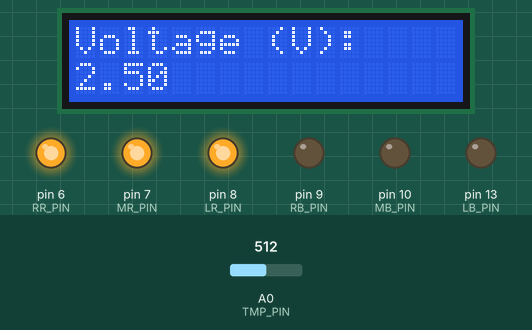
A sketch run on a simulated Arduino Uno, built with avr-gcc and run on an emulated ATmega328P. On the bench: 16×2 character LCD, output pins drawn as LEDs (lit = HIGH). Inputs (shaded band) come from the test bench; at power-on: A0 (TMP_PIN) = 512. What the sketch prints to the serial monitor is not drawn.

Above: at 2.2 s.
2.3 s: A0 (TMP_PIN) set to 183
At 10.0 s:
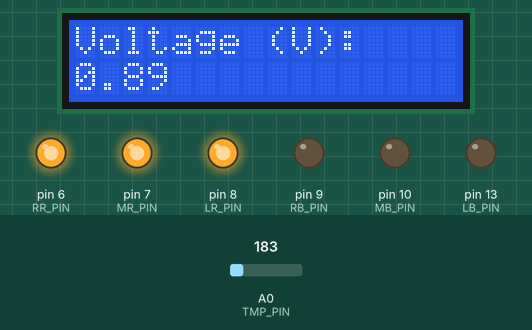
10.5 s: A0 (TMP_PIN) set to 175
At 19.9 s:
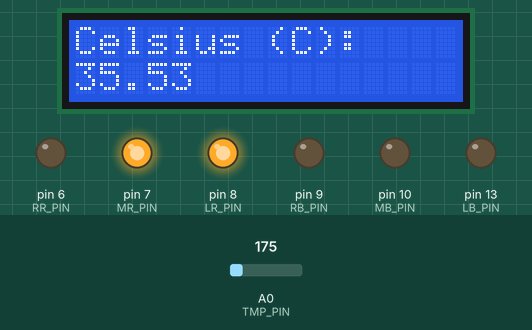
24.2 s: A0 (TMP_PIN) set to 122
At 29.7 s:
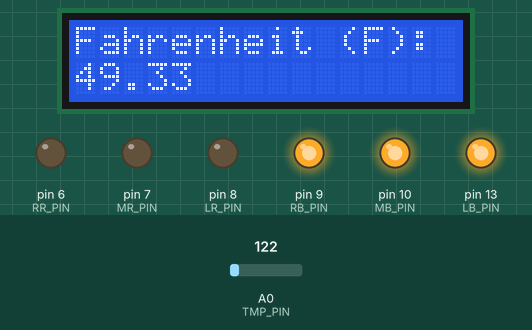
Timing chart, 0 to 31.2 s (numbered marks = the images above; inputs shaded):
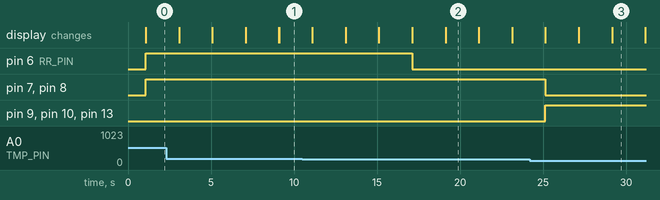

The sketch:

TemperatureStation.ino
```cpp
class Temperature {
  private:
  const float MAX_VOLTAGE = 5;
  const float MAX_ADC_VALUE = 1023;
  int pin;

  public:
  // Constructor definition
  Temperature(int pin) {
  	this->pin = pin;
  }
  // Getter/s
  int getPin() {
    return this->pin;
  }
  // Setter/s
  void setPin(int pin) {
    this->pin = pin;
  }
  // Member Functions
  float getVoltage() {
    // NOTE: Range is 0V to 5V.
    int adcValue = analogRead(this->pin);

    return adcValue * MAX_VOLTAGE / MAX_ADC_VALUE;	// Return in V.
  }
  float getCelsius(float voltage) {
    // NOTE: TMP36 Scale Factor: 10 mV/C
    //		 1 V = 1000 mV
    return ((voltage - 0.5) * 1000) / 10;
  }
  float getFahrenheit(float celsius) {
    // NOTE: (celsius × 9/5) + 32
    return (celsius * 9 / 5) + 32;
  }
  float getKelvin(float celsius) {
    // NOTE: celsius + 273.15 K
    return celsius + 273.15;
  }
};

#include <LiquidCrystal.h>
#define TMP_PIN A0
#define RS_PIN 12
#define EN_PIN 11
#define D4_PIN 5
#define D5_PIN 4
#define D6_PIN 3
#define D7_PIN 2
#define LB_PIN 13
#define MB_PIN 10
#define RB_PIN 9
#define RR_PIN 6
#define MR_PIN 7
#define LR_PIN 8

Temperature temperature(A0);
LiquidCrystal lcd(RS_PIN,
                  EN_PIN,
                  D4_PIN,
                  D5_PIN,
                  D6_PIN,
                  D7_PIN);

void setup()
{
  pinMode(LB_PIN, OUTPUT);
  pinMode(MB_PIN, OUTPUT);
  pinMode(RB_PIN, OUTPUT);
  pinMode(LR_PIN, OUTPUT);
  pinMode(MR_PIN, OUTPUT);
  pinMode(RR_PIN, OUTPUT);
  Serial.begin(9600);
  lcd.begin(16, 2);
  lcd.setCursor(0, 0);
  lcd.print("Initializing...");
  delay(1000);
  lcd.clear();
}

void loop()
{
  float voltageValue = temperature.getVoltage();
  float celsiusValue = temperature.getCelsius(voltageValue);
  float fahrenheitValue = temperature.getFahrenheit(celsiusValue);
  float kelvinValue = temperature.getKelvin(celsiusValue);

  if (celsiusValue <= 12) {
    digitalWrite(LB_PIN, HIGH);
  	digitalWrite(MB_PIN, HIGH);
  	digitalWrite(RB_PIN, HIGH);
  	digitalWrite(LR_PIN, LOW);
  	digitalWrite(MR_PIN, LOW);
  	digitalWrite(RR_PIN, LOW);
  }
  else if (celsiusValue > 12 && celsiusValue <= 18) {
    digitalWrite(LB_PIN, LOW);
  	digitalWrite(MB_PIN, HIGH);
  	digitalWrite(RB_PIN, HIGH);
  	digitalWrite(LR_PIN, LOW);
  	digitalWrite(MR_PIN, LOW);
  	digitalWrite(RR_PIN, LOW);
  }
  else if (celsiusValue > 18 && celsiusValue <= 24) {
    digitalWrite(LB_PIN, LOW);
  	digitalWrite(MB_PIN, LOW);
  	digitalWrite(RB_PIN, HIGH);
  	digitalWrite(LR_PIN, LOW);
  	digitalWrite(MR_PIN, LOW);
  	digitalWrite(RR_PIN, LOW);
  }
  else if (celsiusValue > 24 && celsiusValue <= 30) {
    digitalWrite(LB_PIN, LOW);
  	digitalWrite(MB_PIN, LOW);
  	digitalWrite(RB_PIN, LOW);
  	digitalWrite(LR_PIN, HIGH);
  	digitalWrite(MR_PIN, LOW);
  	digitalWrite(RR_PIN, LOW);
  }
  else if (celsiusValue > 30 && celsiusValue <= 36) {
    digitalWrite(LB_PIN, LOW);
  	digitalWrite(MB_PIN, LOW);
  	digitalWrite(RB_PIN, LOW);
  	digitalWrite(LR_PIN, HIGH);
  	digitalWrite(MR_PIN, HIGH);
  	digitalWrite(RR_PIN, LOW);
  }
  else if (celsiusValue > 36) {
    digitalWrite(LB_PIN, LOW);
  	digitalWrite(MB_PIN, LOW);
  	digitalWrite(RB_PIN, LOW);
  	digitalWrite(LR_PIN, HIGH);
  	digitalWrite(MR_PIN, HIGH);
  	digitalWrite(RR_PIN, HIGH);
  }

  displayTemperaturesSerial(voltageValue,
                      		celsiusValue,
                      		fahrenheitValue,
                      		kelvinValue);
  displayTemperaturesLCD("Voltage (V): ",
                         "Celsius (C): ",
                         "Fahrenheit (F): ",
                         "Kelvin (K): ",
                         voltageValue,
                         celsiusValue,
                         fahrenheitValue,
                         kelvinValue);
}

void displayTemperaturesSerial(
  	float voltage,
  	float celsius,
  	float fahrenheit,
	float kelvin) {
  Serial.print("Voltage: "); Serial.print(voltage);
  Serial.print("V\tCelsius: "); Serial.print(celsius);
  Serial.print("C\tFahrenheit: "); Serial.print(fahrenheit);
  Serial.print("F\tKelvin: "); Serial.print(kelvin);
  Serial.println("K");
}
void displayTemperaturesLCD(
    char voltageText[16],
    char celsiusText[16],
  	char fahrenheitText[16],
  	char kelvinText[16],
  	float voltage,
  	float celsius,
  	float fahrenheit,
	float kelvin) {
  lcd.setCursor(0, 0);
  lcd.print(voltageText);
  lcd.setCursor(0, 1);
  lcd.print(voltage);

  delay(2000);
  lcd.clear();

  lcd.setCursor(0, 0);
  lcd.print(celsiusText);
  lcd.setCursor(0, 1);
  lcd.print(celsius);

  delay(2000);
  lcd.clear();

  lcd.setCursor(0, 0);
  lcd.print(fahrenheitText);
  lcd.setCursor(0, 1);
  lcd.print(fahrenheit);

  delay(2000);
  lcd.clear();

  lcd.setCursor(0, 0);
  lcd.print(kelvinText);
  lcd.setCursor(0, 1);
  lcd.print(kelvin);

  delay(2000);
  lcd.clear();
}
  
```

Measured:
- the behaviour switches between 176 and 175 on A0 (TMP_PIN) (found by bisection; images 1 and 2)
- after the input at 10.5 s, pin 6 (RR_PIN): HIGH → LOW after 6.6 s
- after the input at 24.2 s, pin 7 (MR_PIN), pin 8 (LR_PIN): HIGH → LOW after 0.94 s; pin 9 (RB_PIN), pin 10 (MB_PIN), pin 13 (LB_PIN): LOW → HIGH after 0.94 s
- what the display in image 2 shows lasts 2.0 s, from 19.1 s to 21.1 s
